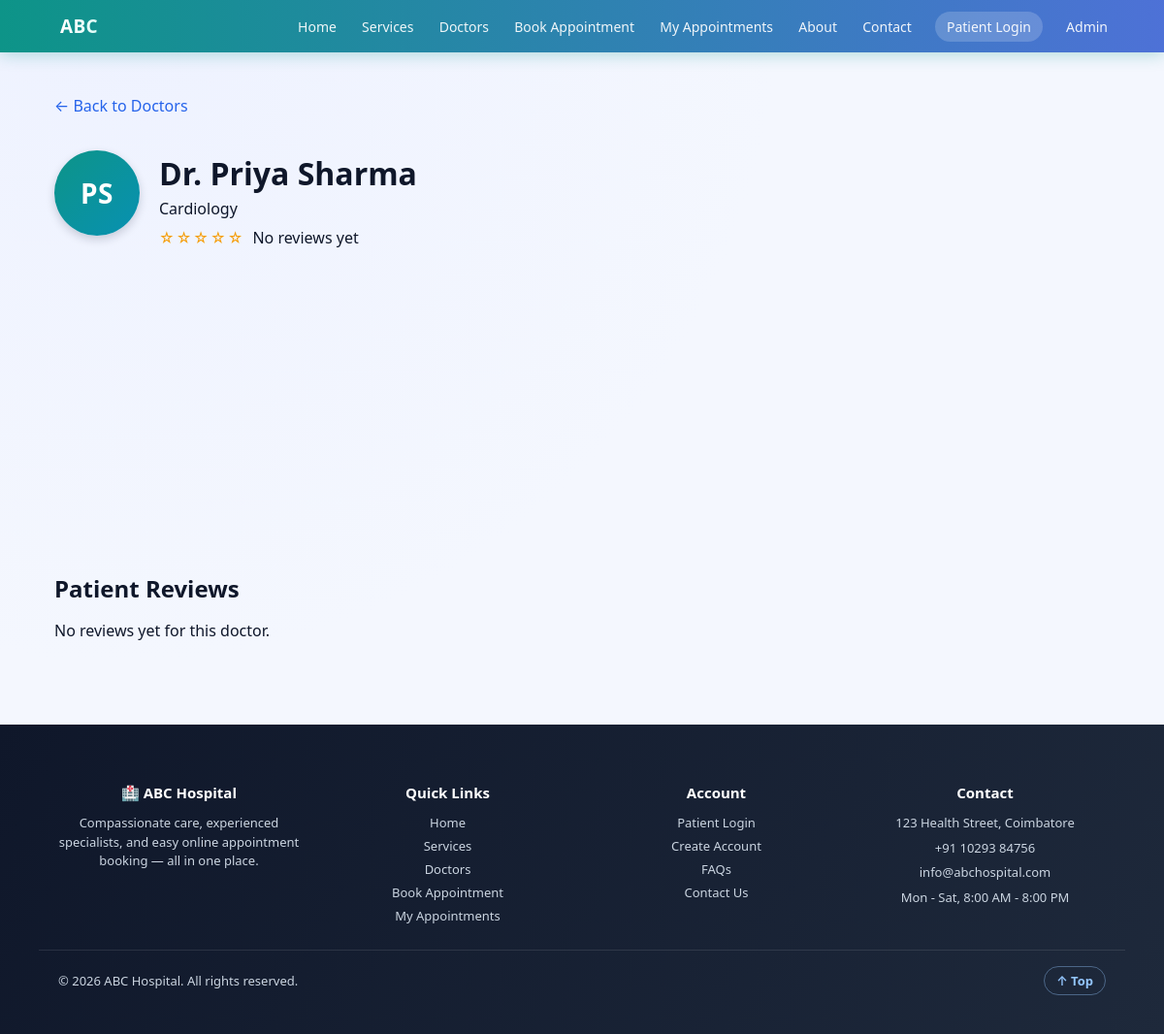
The page /doctor.php?id=1 on the database its author committed.
### tables this page shows
CREATE TABLE doctors (
    doctor_id INTEGER PRIMARY KEY AUTOINCREMENT,
    name TEXT NOT NULL,
    department TEXT NOT NULL,
    qualification TEXT,
    experience INTEGER,
    phone TEXT,
    email TEXT,
    available_days TEXT,
    available_time TEXT
, bio TEXT, fee INTEGER);

### includes/functions.php (called while the page is built, shortened)
<?php
function doctorAvatarInitials(string $name): string
{
    $clean = trim(str_ireplace('Dr.', '', $name));
    $parts = preg_split('/\s+/', $clean);
    $initials = '';
    foreach ($parts as $p) {
        if ($p !== '') { $initials .= strtoupper($p[0]); }
        if (strlen($initials) >= 2) break;
    }
    return $initials !== '' ? $initials : 'DR';
}
function doctorAvatarColor(int $doctorId): string
{
    $palette = [
        'linear-gradient(135deg,#2563EB,#4F46E5)',
        'linear-gradient(135deg,#0D9488,#0891B2)',
        'linear-gradient(135deg,#7C3AED,#C026D3)',
        'linear-gradient(135deg,#DB2777,#F97316)',
        'linear-gradient(135deg,#059669,#10B981)',
        'linear-gradient(135deg,#EA580C,#DC2626)',
    ];
    return $palette[$doctorId % count($palette)];
}
function ratingStars(float $avg): string
{
    $full = (int)round($avg);
    $out = '';
    for ($i = 1; $i <= 5; $i++) {
        $out .= $i <= $full ? '★' : '☆';
    }
    return $out;
}
function doctorRating(PDO $pdo, int $doctorId): array
{
    $stmt = $pdo->prepare("SELECT COUNT(*) AS c, AVG(rating) AS a FROM reviews WHERE doctor_id = ? AND status = 'Approved'");
    $stmt->execute([$doctorId]);
    $row = $stmt->fetch(PDO::FETCH_ASSOC);
    $count = (int)($row['c'] ?? 0);
    $avg = $count > 0 ? round((float)$row['a'], 1) : 0.0;
    return ['count' => $count, 'avg' => $avg];
}

### doctor.php (the view, shortened to what this page needs)
<?php
require __DIR__ . '/database/connect.php';
$id = (int)($_GET['id'] ?? 0);
$stmt = $pdo->prepare('SELECT * FROM doctors WHERE doctor_id = ?');
$stmt->execute([$id]);
$doc = $stmt->fetch(PDO::FETCH_ASSOC);
$rating = doctorRating($pdo, $id);
$rstmt = $pdo->prepare("SELECT * FROM reviews WHERE doctor_id = ? AND status = 'Approved' ORDER BY created_at DESC LIMIT 20");
$rstmt->execute([$id]);
$reviews = $rstmt->fetchAll(PDO::FETCH_ASSOC);
require __DIR__ . '/includes/header.php';
?>
<p class="meta"><a href="doctors.php">&larr; Back to Doctors</a></p>
<div class="doctor-profile">
    <div class="doc-avatar doc-avatar-lg" style="background:<?php echo doctorAvatarColor($id); ?>"><?php echo doctorAvatarInitials($doc['name']); ?></div>
    <div>
        <h1 style="margin-bottom:4px;"><?php echo htmlspecialchars($doc['name']); ?></h1>
        <div class="dept"><?php echo htmlspecialchars($doc['department']); ?></div>
        <div class="doc-rating" style="margin-top:8px;">
            <span class="stars"><?php echo ratingStars($rating['avg']); ?></span>
            <?php if ($rating['count'] > 0): ?>
                <span class="meta"><?php echo $rating['avg']; ?> out of 5 (<?php echo $rating['count']; ?> review<?php echo $rating['count'] === 1 ? '' : 's'; ?>)</span>
            <?php else: ?>
                <span class="meta">No reviews yet</span>
            <?php endif; ?>
        </div>
    </div>
</div>
<div class="grid" style="grid-template-columns:2fr 1fr;margin-top:20px;">
</div>
<h2 class="section-title" style="margin-top:28px;">Patient Reviews</h2>
<?php if (empty($reviews)): ?>
    <p class="meta">No reviews yet for this doctor.</p>
<?php endif; ?>
<?php require __DIR__ . '/includes/footer.php'; ?>

### css/style.css (style rules this page uses)
:root { --blue:#2563EB; --blue2:#3B82F6; --blue-dark:#1E3A8A; --green:#10B981; --green2:#059669; --red:#EF4444; --bg:#F4F7FE; --card:#FFFFFF; --border:#E2E8F0; --text:#0F172A; --muted:#64748B; --shadow:0 4px 14px rgba(37,99,235,0.08); --shadow-lg:0 12px 32px rgba(15,23,42,0.12); --radius:14px; }
* { box-sizing:border-box; }
html { scroll-behavior:smooth; }
body { margin:0;font-family:'Segoe UI',-apple-system,Roboto,Arial,sans-serif; background:radial-gradient(circle at 10% 0%, #EEF2FF 0%, var(--bg) 45%); color:var(--text);animation:pageFade .5s ease both; }
a { color:var(--blue);text-decoration:none;transition:color .2s ease; }
.grid { display:grid;gap:18px;grid-template-columns:repeat(auto-fit,minmax(240px,1fr)); }
.section-title { margin:8px 0 14px; }
.doc-avatar { width:54px;height:54px;border-radius:50%;display:flex;align-items:center;justify-content:center; color:#fff;font-weight:800;font-size:18px;letter-spacing:.5px;flex-shrink:0;box-shadow:0 4px 10px rgba(15,23,42,0.18); margin-bottom:10px; }
.doc-avatar-lg { width:88px;height:88px;font-size:28px;margin-bottom:0; }
.doctor-profile { display:flex;align-items:center;gap:20px;flex-wrap:wrap; }
.doc-rating { margin:6px 0;display:flex;align-items:center;gap:8px;flex-wrap:wrap; }
.stars { color:#F59E0B;letter-spacing:2px;font-size:15px; }

### rows shown on the page
doctors: name "PS", name "Dr. Priya Sharma", department "Cardiology"

### other values the page prints
ratingStars($rating['avg']) "☆☆☆☆☆"
